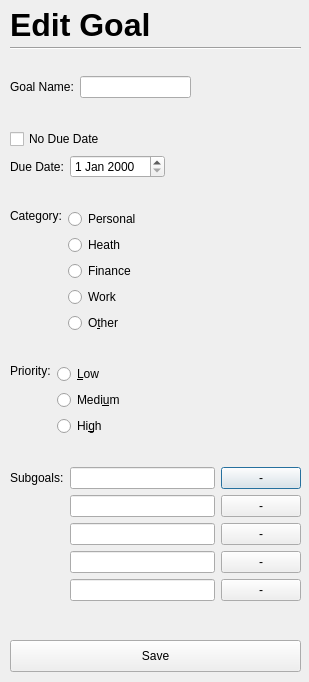
<?xml version="1.0" encoding="UTF-8"?>
<ui version="4.0">
 <class>Dialog</class>
 <widget class="QDialog" name="Dialog">
  <property name="geometry">
   <rect>
    <x>0</x>
    <y>0</y>
    <width>309</width>
    <height>682</height>
   </rect>
  </property>
  <property name="windowTitle">
   <string>Dialog</string>
  </property>
  <widget class="QWidget" name="verticalLayoutWidget">
   <property name="geometry">
    <rect>
     <x>10</x>
     <y>51</y>
     <width>291</width>
     <height>580</height>
    </rect>
   </property>
   <layout class="QVBoxLayout" name="verticalLayout">
    <item>
     <layout class="QHBoxLayout" name="horizontalLayout">
      <item>
       <widget class="QLabel" name="goalNameLabel">
        <property name="text">
         <string>Goal Name:</string>
        </property>
       </widget>
      </item>
      <item>
       <widget class="QLineEdit" name="goalName"/>
      </item>
      <item>
       <spacer name="horizontalSpacer">
        <property name="orientation">
         <enum>Qt::Horizontal</enum>
        </property>
        <property name="sizeHint" stdset="0">
         <size>
          <width>40</width>
          <height>20</height>
         </size>
        </property>
       </spacer>
      </item>
     </layout>
    </item>
    <item>
     <layout class="QVBoxLayout" name="verticalLayout_5">
      <item>
       <widget class="QCheckBox" name="checkBox">
        <property name="text">
         <string>No Due Date</string>
        </property>
       </widget>
      </item>
      <item>
       <layout class="QHBoxLayout" name="horizontalLayout_2">
        <item>
         <widget class="QLabel" name="endDateLabel">
          <property name="text">
           <string>Due Date:</string>
          </property>
         </widget>
        </item>
        <item>
         <widget class="QDateEdit" name="endDate"/>
        </item>
        <item>
         <spacer name="horizontalSpacer_3">
          <property name="orientation">
           <enum>Qt::Horizontal</enum>
          </property>
          <property name="sizeHint" stdset="0">
           <size>
            <width>40</width>
            <height>20</height>
           </size>
          </property>
         </spacer>
        </item>
       </layout>
      </item>
     </layout>
    </item>
    <item>
     <layout class="QHBoxLayout" name="horizontalLayout_3">
      <item alignment="Qt::AlignLeft|Qt::AlignTop">
       <widget class="QLabel" name="categoryLabel">
        <property name="text">
         <string>Category:</string>
        </property>
       </widget>
      </item>
      <item>
       <layout class="QVBoxLayout" name="verticalLayout_2">
        <item>
         <widget class="QRadioButton" name="personalRadioButton">
          <property name="text">
           <string>Personal</string>
          </property>
          <attribute name="buttonGroup">
           <string notr="true">categoryButtonGroup</string>
          </attribute>
         </widget>
        </item>
        <item>
         <widget class="QRadioButton" name="healthRadioButton">
          <property name="text">
           <string>Heath</string>
          </property>
          <attribute name="buttonGroup">
           <string notr="true">categoryButtonGroup</string>
          </attribute>
         </widget>
        </item>
        <item>
         <widget class="QRadioButton" name="financeRadioButton">
          <property name="text">
           <string>Finance</string>
          </property>
          <attribute name="buttonGroup">
           <string notr="true">categoryButtonGroup</string>
          </attribute>
         </widget>
        </item>
        <item>
         <widget class="QRadioButton" name="workRadioButton">
          <property name="text">
           <string>Work</string>
          </property>
          <attribute name="buttonGroup">
           <string notr="true">categoryButtonGroup</string>
          </attribute>
         </widget>
        </item>
        <item>
         <widget class="QRadioButton" name="otherRadioButton">
          <property name="text">
           <string>O&amp;ther</string>
          </property>
          <attribute name="buttonGroup">
           <string notr="true">categoryButtonGroup</string>
          </attribute>
         </widget>
        </item>
       </layout>
      </item>
      <item>
       <spacer name="horizontalSpacer_5">
        <property name="orientation">
         <enum>Qt::Horizontal</enum>
        </property>
        <property name="sizeHint" stdset="0">
         <size>
          <width>40</width>
          <height>20</height>
         </size>
        </property>
       </spacer>
      </item>
     </layout>
    </item>
    <item>
     <layout class="QHBoxLayout" name="horizontalLayout_4">
      <item alignment="Qt::AlignTop">
       <widget class="QLabel" name="priorityLabel">
        <property name="text">
         <string>Priority:</string>
        </property>
       </widget>
      </item>
      <item>
       <layout class="QVBoxLayout" name="verticalLayout_4">
        <item>
         <widget class="QRadioButton" name="lowRadioButton">
          <property name="text">
           <string>&amp;Low</string>
          </property>
          <attribute name="buttonGroup">
           <string notr="true">priorityButtonGroup</string>
          </attribute>
         </widget>
        </item>
        <item>
         <widget class="QRadioButton" name="mediumRadioButton">
          <property name="text">
           <string>Medi&amp;um</string>
          </property>
          <attribute name="buttonGroup">
           <string notr="true">priorityButtonGroup</string>
          </attribute>
         </widget>
        </item>
        <item>
         <widget class="QRadioButton" name="highRadioButton">
          <property name="text">
           <string>Hi&amp;gh</string>
          </property>
          <attribute name="buttonGroup">
           <string notr="true">priorityButtonGroup</string>
          </attribute>
         </widget>
        </item>
       </layout>
      </item>
      <item>
       <spacer name="horizontalSpacer_2">
        <property name="orientation">
         <enum>Qt::Horizontal</enum>
        </property>
        <property name="sizeHint" stdset="0">
         <size>
          <width>40</width>
          <height>20</height>
         </size>
        </property>
       </spacer>
      </item>
     </layout>
    </item>
    <item>
     <layout class="QGridLayout" name="gridLayout">
      <item row="0" column="0">
       <widget class="QLabel" name="subgoalLabel">
        <property name="text">
         <string>Subgoals:</string>
        </property>
       </widget>
      </item>
      <item row="1" column="1">
       <widget class="QLineEdit" name="subgoal2"/>
      </item>
      <item row="4" column="1">
       <widget class="QLineEdit" name="subgoal5"/>
      </item>
      <item row="3" column="1">
       <widget class="QLineEdit" name="subgoal4"/>
      </item>
      <item row="2" column="1">
       <widget class="QLineEdit" name="subgoal3"/>
      </item>
      <item row="0" column="1">
       <widget class="QLineEdit" name="subgoal1"/>
      </item>
      <item row="0" column="2">
       <widget class="QPushButton" name="deleteButton1">
        <property name="text">
         <string> - </string>
        </property>
       </widget>
      </item>
      <item row="1" column="2">
       <widget class="QPushButton" name="deleteButton2">
        <property name="text">
         <string> - </string>
        </property>
       </widget>
      </item>
      <item row="2" column="2">
       <widget class="QPushButton" name="deleteButton3">
        <property name="text">
         <string> - </string>
        </property>
       </widget>
      </item>
      <item row="3" column="2">
       <widget class="QPushButton" name="deleteButton4">
        <property name="text">
         <string> - </string>
        </property>
       </widget>
      </item>
      <item row="4" column="2">
       <widget class="QPushButton" name="deleteButton5">
        <property name="text">
         <string> - </string>
        </property>
       </widget>
      </item>
     </layout>
    </item>
   </layout>
  </widget>
  <widget class="QLabel" name="label_5">
   <property name="geometry">
    <rect>
     <x>10</x>
     <y>4</y>
     <width>281</width>
     <height>43</height>
    </rect>
   </property>
   <property name="text">
    <string>&lt;html&gt;&lt;head/&gt;&lt;body&gt;&lt;p&gt;&lt;span style=&quot; font-size:24pt; font-weight:600;&quot;&gt;Edit Goal&lt;/span&gt;&lt;/p&gt;&lt;/body&gt;&lt;/html&gt;</string>
   </property>
  </widget>
  <widget class="Line" name="line">
   <property name="geometry">
    <rect>
     <x>10</x>
     <y>40</y>
     <width>291</width>
     <height>16</height>
    </rect>
   </property>
   <property name="orientation">
    <enum>Qt::Horizontal</enum>
   </property>
  </widget>
  <widget class="QPushButton" name="pushButton">
   <property name="geometry">
    <rect>
     <x>10</x>
     <y>640</y>
     <width>291</width>
     <height>32</height>
    </rect>
   </property>
   <property name="text">
    <string>Save</string>
   </property>
  </widget>
 </widget>
 <resources/>
 <connections/>
 <buttongroups>
  <buttongroup name="categoryButtonGroup"/>
  <buttongroup name="priorityButtonGroup"/>
 </buttongroups>
</ui>
